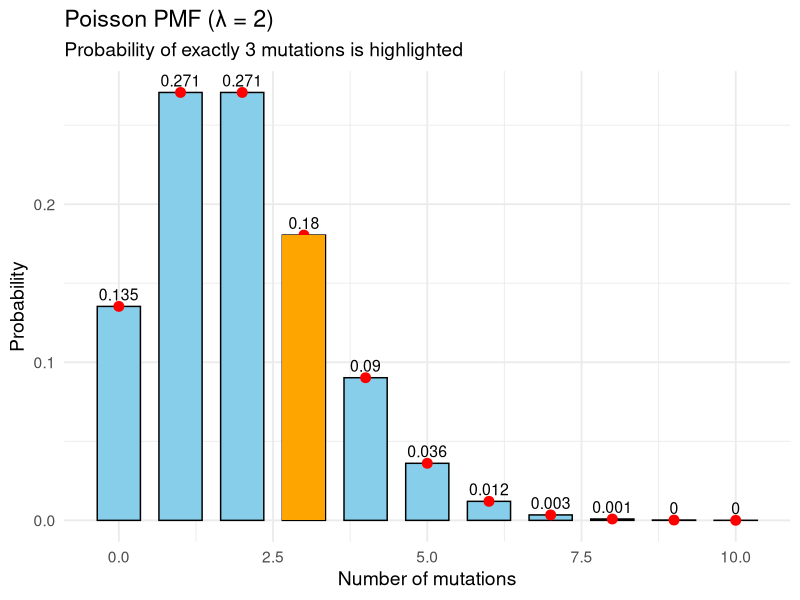

This figure's R source:
## ---- chunk 1
# Load libraries
library(ggplot2)

# Parameters
lambda <- 2
x <- 0:10   # range of possible mutation counts

# Poisson PMF
pmf <- dpois(x, lambda)

# Data frame
df <- data.frame(x, pmf)

# Plot
ggplot(df, aes(x = x, y = pmf)) +
  geom_col(fill = "skyblue", color = "black", width = 0.7) +
  geom_point(size = 3, color = "red") +
  geom_text(aes(label = round(pmf, 3)), vjust = -0.5, size = 4) +
  geom_col(data = subset(df, x == 3), aes(x, pmf), fill = "orange", width = 0.7) +
  labs(
    title = "Poisson PMF (λ = 2)",
    subtitle = "Probability of exactly 3 mutations is highlighted",
    x = "Number of mutations",
    y = "Probability"
  ) +
  theme_minimal(base_size = 14)
